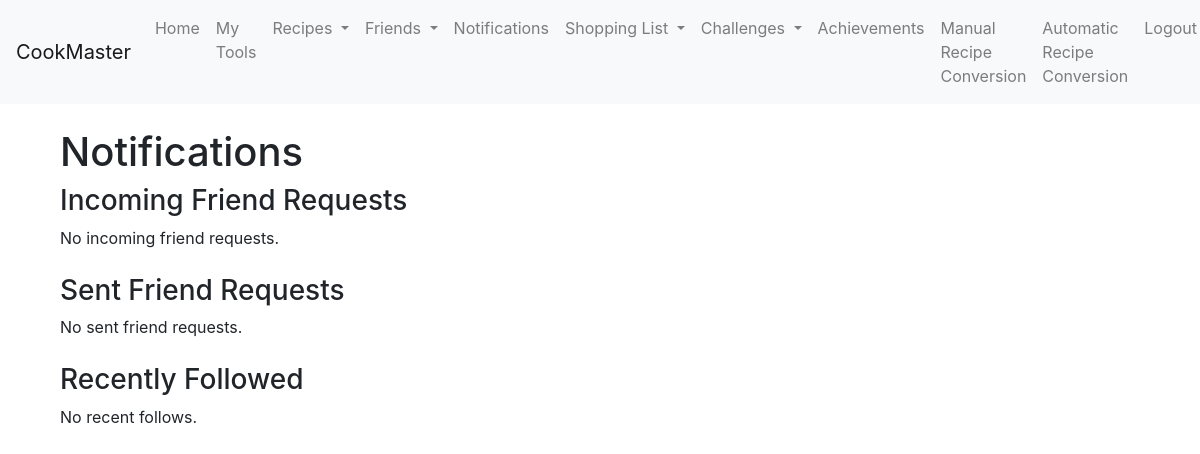
The app's page /notifications (signed in), older data.
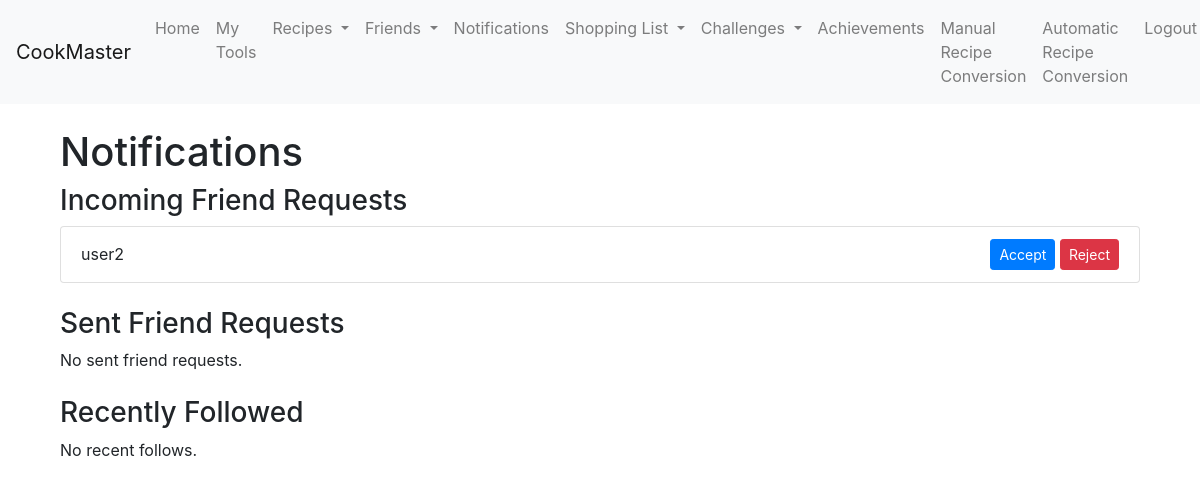
The same page, newer data.
### app/models.py (models this page shows)
class Friendship(db.Model):
    __tablename__ = 'friendship'
    id = db.Column(db.Integer, primary_key=True)
    user_id = db.Column(db.Integer, db.ForeignKey('user.id'), nullable=False)
    friend_id = db.Column(db.Integer, db.ForeignKey('user.id'), nullable=False)
    status = db.Column(db.String(20), default='pending')
    date_created = db.Column(db.DateTime, default=db.func.current_timestamp())  # Date when the friendship was created
    is_blocked = db.Column(db.Boolean, default=False)  # To track if a user has blocked the other
    is_unfollowed = db.Column(db.Boolean, default=False)  # To track if the user has unfollowed the other
    user = db.relationship('User', foreign_keys=[user_id], backref='friendships')
    friend = db.relationship('User', foreign_keys=[friend_id], backref='friends')

class User(db.Model, UserMixin):
    id = db.Column(db.Integer, primary_key=True)
    username = db.Column(db.String(20), unique=True, nullable=False)
    email = db.Column(db.String(120), unique=True, nullable=False)
    password = db.Column(db.String(60), nullable=False)
    role = db.Column(db.String(10), nullable=False, default='user')
    completed_recipes = db.Column(db.Integer, default=0)
    recipes_created = db.Column(db.Integer, default=0)
    recipes_shared = db.Column(db.Integer, default=0)
    friends_connected = db.Column(db.Integer, default=0)
    shopping_lists_created = db.Column(db.Integer, default=0)
    conversion_tool_uses = db.Column(db.Integer, default=0)
    credits = db.Column(db.Integer, default=100)
    tools = db.relationship('Tool', backref='owner', lazy=True, cascade="all, delete-orphan")
    posts = db.relationship('Post', backref='author', lazy=True, cascade="all, delete-orphan")
    created_challenges = db.relationship('Challenge', backref='creator', lazy=True, overlaps="challenge_creator,created_challenges")
    participated_challenges = db.relationship('ChallengeParticipant', backref='user_participation', lazy=True, overlaps="participant,challenges_participated")

### app/user_routes.py (the view)
@user.route('/notifications')
@login_required
def notifications():
    incoming_requests = Friendship.query.filter_by(friend_id=current_user.id, status='pending').all()
    outgoing_requests = Friendship.query.filter_by(user_id=current_user.id, status='pending').all()
    recent_follows = Friendship.query.filter_by(user_id=current_user.id, status='accepted')\
                                     .order_by(Friendship.date_created.desc()).limit(10).all()
    return render_template('notifications.html',
                           incoming_requests=incoming_requests,
                           outgoing_requests=outgoing_requests,
                           recent_follows=recent_follows)

### app/__init__.py (called while the page is built)
@login_manager.user_loader
def load_user(user_id):
    from app.models import User  # Import the User model to access the user information
    return User.query.get(int(user_id))  # Query the database to get the user with the given user ID

### app/templates/notifications.html
{% extends "base.html" %}
{% block content %}
<div class="container mt-4">
    <h1>Notifications</h1>
    <div class="mb-4">
        <h3>Incoming Friend Requests</h3>
        {% if incoming_requests %}
        <ul class="list-group">
            {% for request in incoming_requests %}
            <li class="list-group-item d-flex justify-content-between align-items-center">
                {{ request.user.username }}
                <div>
                    <form action="{{ url_for('user.approve_friend_request', request_id=request.id) }}" method="POST" class="d-inline">
                        <button type="submit" class="btn btn-primary btn-sm">Accept</button>
                    </form>
                    <form action="{{ url_for('user.reject_friend_request', request_id=request.id) }}" method="POST" class="d-inline">
                        <button type="submit" class="btn btn-danger btn-sm">Reject</button>
                    </form>
                </div>
            </li>
            {% endfor %}
        </ul>
        {% else %}
        <p>No incoming friend requests.</p>
        {% endif %}
    </div>
    <div class="mb-4">
        <h3>Sent Friend Requests</h3>
        {% if outgoing_requests %}
        <ul class="list-group">
            {% for request in outgoing_requests %}
            <li class="list-group-item">
                {{ request.friend.username }}
                <span class="badge badge-warning">Pending</span>
            </li>
            {% endfor %}
        </ul>
        {% else %}
        <p>No sent friend requests.</p>
        {% endif %}
    </div>
    <div>
        <h3>Recently Followed</h3>
        {% if recent_follows %}
        <ul class="list-group">
            {% for follow in recent_follows %}
            <li class="list-group-item">
                {{ follow.friend.username }} followed you on {{ follow.date_created.strftime('%b %d, %Y') }}
            </li>
            {% endfor %}
        </ul>
        {% else %}
        <p>No recent follows.</p>
        {% endif %}
    </div>
</div>
{% endblock %}

### app/templates/base.html (shortened to what this page needs)
<!DOCTYPE html>
<html lang="en">
<head>
    <link rel="stylesheet" href="https://stackpath.bootstrapcdn.com/bootstrap/4.5.2/css/bootstrap.min.css">
</head>
<body>
    <nav class="navbar navbar-expand-lg navbar-light bg-light">
        <a class="navbar-brand" href="{{ url_for('user.index') }}">CookMaster</a>
        <div class="collapse navbar-collapse" id="navbarNav">
            <ul class="navbar-nav ml-auto">
                {% if current_user.is_authenticated %}
                    <li class="nav-item">
                        <a class="nav-link" href="{{ url_for('user.index') }}">Home</a>
                    </li>
                    <li class="nav-item">
                        <a class="nav-link" href="{{ url_for('user.my_tools') }}">My Tools</a>
                    </li>
                    <li class="nav-item dropdown">
                        <a class="nav-link dropdown-toggle" href="#" id="recipesDropdown" role="button" data-toggle="dropdown" aria-haspopup="true" aria-expanded="false">
                            Recipes
                        </a>
                    </li>
                    <li class="nav-item dropdown">
                        <a class="nav-link dropdown-toggle" href="#" id="friendsDropdown" role="button" data-toggle="dropdown" aria-haspopup="true" aria-expanded="false">
                            Friends
                        </a>
                    </li>
                    <li class="nav-item">
                        <a class="nav-link" href="{{ url_for('user.notifications') }}">Notifications</a>
                    </li>
                    <li class="nav-item dropdown">
                        <a class="nav-link dropdown-toggle" href="#" id="shoppingListDropdown" role="button" data-toggle="dropdown" aria-haspopup="true" aria-expanded="false">
                            Shopping List
                        </a>
                    </li>
                    <li class="nav-item dropdown">
                        <a class="nav-link dropdown-toggle" href="#" id="challengesDropdown" role="button" data-toggle="dropdown" aria-haspopup="true" aria-expanded="false">
                          Challenges
                        </a>
                      </li>
                    <li class="nav-item">
                        <a class="nav-link" href="{{ url_for('user.achievements') }}">Achievements</a>
                    </li>
                    <li class="nav-item">
                        <a class="nav-link" href="{{ url_for('user.manual_conversion_tool') }}">Manual Recipe Conversion</a>
                    </li>
                    <li class="nav-item">
                        <a class="nav-link" href="{{ url_for('user.automatic_conversion') }}">Automatic Recipe Conversion</a>
                    </li>
                    <li class="nav-item">
                        <a class="nav-link" href="{{ url_for('user.logout') }}">Logout</a>
                    </li>
                {% endif %}
            </ul>
        </div>
    </nav>
    <div class="container">
        {% block content %}{% endblock %}
    </div>
</body>
</html>

Row changes from the older to the newer data that the page shows:
added Friendship: user.username "user2"
Text that changed along with them:
text no longer shown: "No incoming friend requests."
